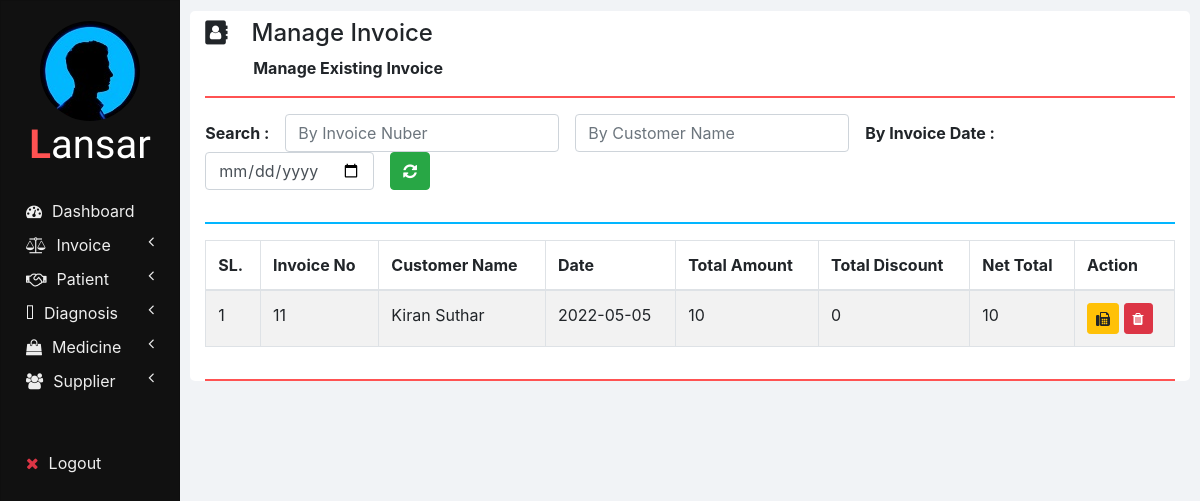
/manage_invoice.php, run on an earlier commit of the app's database.
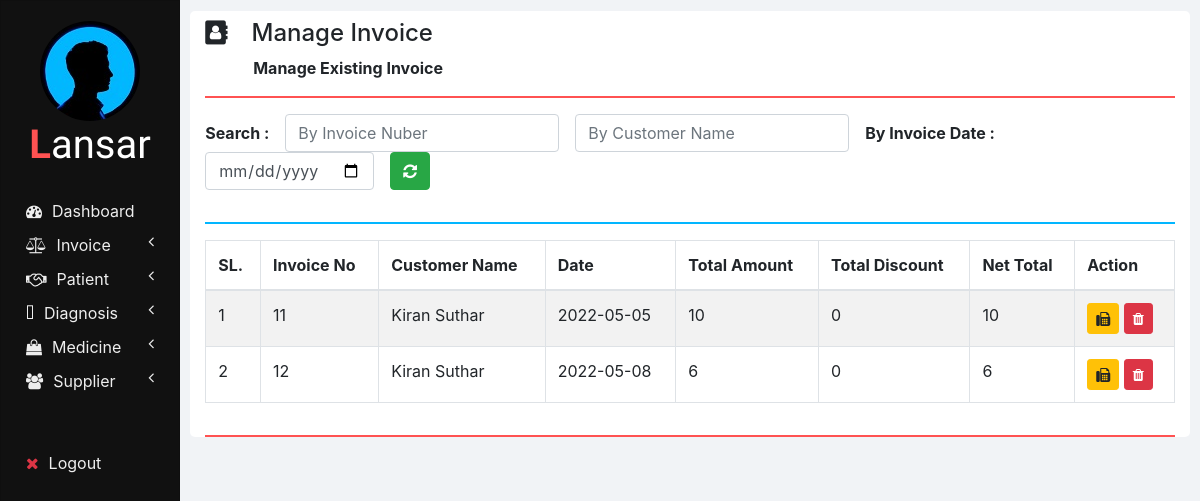
And on a later commit of the database.
### tables this page shows
CREATE TABLE `invoices` (
  `INVOICE_ID` int(11) NOT NULL,
  `NET_TOTAL` double NOT NULL DEFAULT 0,
  `INVOICE_DATE` date NOT NULL DEFAULT current_timestamp(),
  `CUSTOMER_ID` int(11) NOT NULL,
  `TOTAL_AMOUNT` double NOT NULL,
  `TOTAL_DISCOUNT` double NOT NULL
);

CREATE TABLE `customers` (
  `ID` int(11) NOT NULL,
  `NAME` varchar(20) NOT NULL,
  `CONTACT_NUMBER` varchar(10) NOT NULL,
  `ADDRESS` varchar(100) NOT NULL
);

### php/manage_invoice.php (the view, shortened to what this page needs)
<?php
  function showInvoices() {
    require "db_connection.php";
    if($con) {
      $seq_no = 0;
      $query = "SELECT * FROM invoices INNER JOIN customers ON invoices.CUSTOMER_ID = customers.ID";
      $result = mysqli_query($con, $query);
      while($row = mysqli_fetch_array($result)) {
        $seq_no++;
        showInvoiceRow($seq_no, $row);
      }
    }
  }
  function showInvoiceRow($seq_no, $row) {
    ?>
    <tr>
      <td><?php echo $seq_no; ?></td>
      <td><?php echo $row['INVOICE_ID']; ?></td>
      <td><?php echo $row['NAME']; ?></td>
      <td><?php echo $row['INVOICE_DATE']; ?></td>
      <td><?php echo $row['TOTAL_AMOUNT']; ?></td>
      <td><?php echo $row['TOTAL_DISCOUNT']; ?></td>
      <td><?php echo $row['NET_TOTAL']; ?></td>
      <td>
        <button class="btn btn-warning btn-sm" onclick="printInvoice(<?php echo $row['INVOICE_ID']; ?>);">
          <i class="fa fa-fax"></i>
        </button>
        <button class="btn btn-danger btn-sm" onclick="deleteInvoice(<?php echo $row['INVOICE_ID']; ?>);">
          <i class="fa fa-trash"></i>
        </button>
      </td>
    </tr>
    <?php
  }
    ?>

What changed in the data, as far as the page shows it:
added invoices: seq_no "2", INVOICE_ID "12", CUSTOMER_ID.NAME "Kiran Suthar", INVOICE_DATE "2022-05-08", TOTAL_AMOUNT "6", TOTAL_DISCOUNT "0", NET_TOTAL "6"
